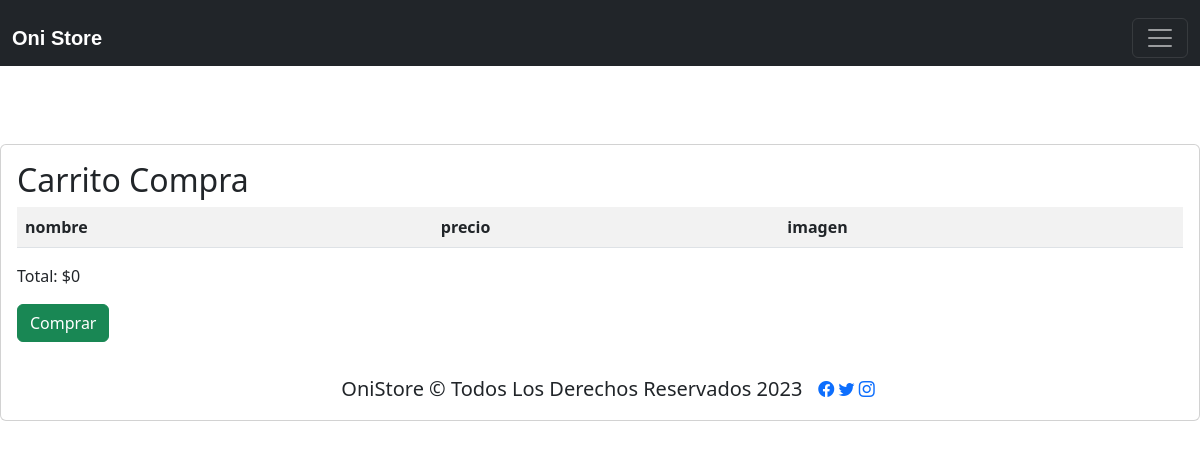
The app's page /carrito/, older data.
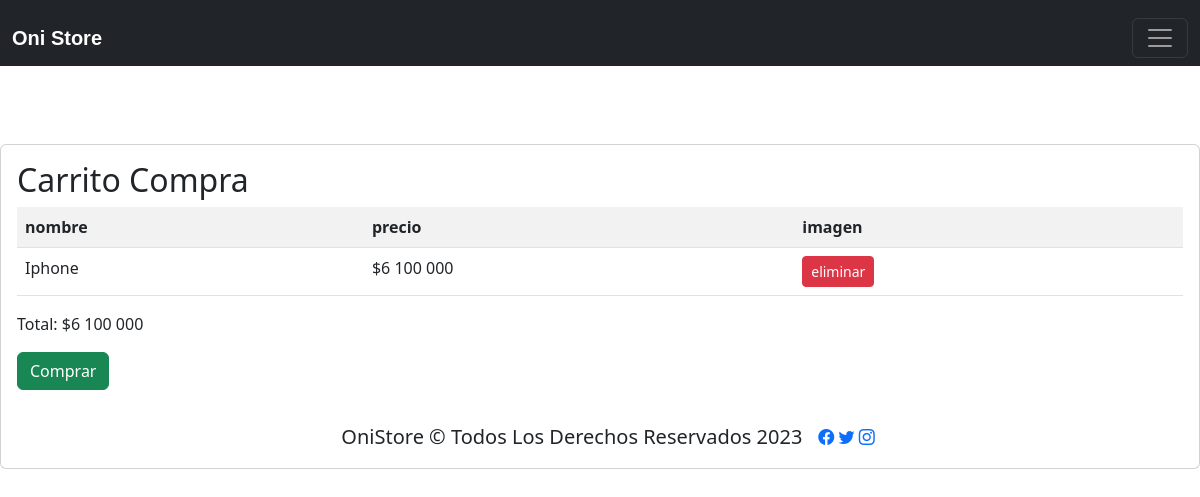
The same page, newer data.
### app/models.py (models this page shows, shortened)
class Carrito(models.Model):
    nombre = models.CharField(max_length=50)
    precio = models.IntegerField()

### app/views.py (the view)
# urls.py: path('carrito/', carrito, name="carrito"),
def carrito(request):
    productos = Carrito.objects.all()
    precios = Carrito.objects.values_list('precio', flat=True)
    total_sum=sum(precios)
    data = {
        'productos' : productos,
        'total': total_sum
        }
    return render(request,'app/carrito.html',data)

### app/templates/app/carrito.html (shortened to what this page needs)
{% extends 'app/base.html' %}
{% block content %}
{% load humanize %}
<br>
<br>
<br>
<br>
<br>
<br>
<div class="card">
    <div class="card-body">
        <h2>Carrito Compra</h2>
        <table class='table table-striped table-hover table-responsive-sm'>
            <tr>
                <th>nombre</th>
                <th>precio</th>
                <th>imagen</th>
            </tr>
            {% for p in productos %}
            <tr>
                <td>{{ p.nombre | title }}</td>
                <td>${{ p.precio | intcomma }}</td>
                <td>
                    <a href="{% url 'eliminar_producto_carrito' p.id %}" class="btn btn-danger btn-sm">eliminar</a>
                </td>
            </tr>
            {%endfor%}
        </table>
        <p>Total: ${{total|intcomma}}</p>
        <a href="{% url 'limpiar_carrito' %}"class="btn btn-success " <div>Comprar</div></a>
        {% endblock %}

Row changes from the older to the newer data that the page shows:
added Carrito: nombre "Iphone", precio "6 100 000"
Text that changed along with them:
{{ total|intcomma }}: "0" → "6 100 000"
